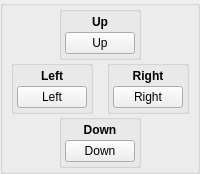
            <widget class="QGroupBox" name="grp_ControlPad_2">
             <property name="sizePolicy">
              <sizepolicy hsizetype="Fixed" vsizetype="Fixed">
               <horstretch>0</horstretch>
               <verstretch>0</verstretch>
              </sizepolicy>
             </property>
             <property name="title">
              <string/>
             </property>
             <property name="flat">
              <bool>false</bool>
             </property>
             <property name="checkable">
              <bool>false</bool>
             </property>
             <layout class="QVBoxLayout" name="verticalLayout_6">
              <property name="spacing">
               <number>0</number>
              </property>
              <property name="leftMargin">
               <number>3</number>
              </property>
              <property name="topMargin">
               <number>0</number>
              </property>
              <property name="rightMargin">
               <number>3</number>
              </property>
              <property name="bottomMargin">
               <number>3</number>
              </property>
              <item>
               <widget class="QWidget" name="widget_Up_2" native="true">
                <layout class="QHBoxLayout" name="horizontalLayout_25">
                 <property name="spacing">
                  <number>0</number>
                 </property>
                 <property name="leftMargin">
                  <number>0</number>
                 </property>
                 <property name="topMargin">
                  <number>0</number>
                 </property>
                 <property name="rightMargin">
                  <number>0</number>
                 </property>
                 <property name="bottomMargin">
                  <number>0</number>
                 </property>
                 <item>
                  <spacer name="spacer_13">
                   <property name="orientation">
                    <enum>Qt::Horizontal</enum>
                   </property>
                   <property name="sizeHint" stdset="0">
                    <size>
                     <width>20</width>
                     <height>20</height>
                    </size>
                   </property>
                  </spacer>
                 </item>
                 <item alignment="Qt::AlignHCenter">
                  <widget class="QGroupBox" name="grp_Up_2">
                   <property name="title">
                    <string/>
                   </property>
                   <property name="alignment">
                    <set>Qt::AlignCenter</set>
                   </property>
                   <layout class="QVBoxLayout" name="buttonDpadUpVerticalLayout_2">
                    <property name="spacing">
                     <number>3</number>
                    </property>
                    <property name="leftMargin">
                     <number>3</number>
                    </property>
                    <property name="topMargin">
                     <number>3</number>
                    </property>
                    <property name="rightMargin">
                     <number>3</number>
                    </property>
                    <property name="bottomMargin">
                     <number>3</number>
                    </property>
                    <item>
                     <widget class="QLabel" name="label_23">
                      <property name="text">
                       <string>&lt;html&gt;&lt;head/&gt;&lt;body&gt;&lt;p&gt;&lt;span style=&quot; font-weight:600;&quot;&gt;Up&lt;/span&gt;&lt;/p&gt;&lt;/body&gt;&lt;/html&gt;</string>
                      </property>
                      <property name="alignment">
                       <set>Qt::AlignCenter</set>
                      </property>
                     </widget>
                    </item>
                    <item>
                     <widget class="QPushButton" name="btnJoyUp">
                      <property name="minimumSize">
                       <size>
                        <width>70</width>
                        <height>0</height>
                       </size>
                      </property>
                      <property name="maximumSize">
                       <size>
                        <width>68</width>
                        <height>16777215</height>
                       </size>
                      </property>
                      <property name="styleSheet">
                       <string notr="true">min-width: 68px;</string>
                      </property>
                      <property name="text">
                       <string>Up</string>
                      </property>
                     </widget>
                    </item>
                   </layout>
                  </widget>
                 </item>
                 <item>
                  <spacer name="spacer_14">
                   <property name="orientation">
                    <enum>Qt::Horizontal</enum>
                   </property>
                   <property name="sizeHint" stdset="0">
                    <size>
                     <width>20</width>
                     <height>20</height>
                    </size>
                   </property>
                  </spacer>
                 </item>
                </layout>
               </widget>
              </item>
              <item>
               <layout class="QHBoxLayout" name="layout_LeftRight_2">
                <property name="spacing">
                 <number>3</number>
                </property>
                <item alignment="Qt::AlignHCenter">
                 <widget class="QGroupBox" name="grp_Left_2">
                  <property name="title">
                   <string/>
                  </property>
                  <property name="alignment">
                   <set>Qt::AlignCenter</set>
                  </property>
                  <layout class="QVBoxLayout" name="buttonDpadLeftVerticalLayout_4">
                   <property name="spacing">
                    <number>3</number>
                   </property>
                   <property name="leftMargin">
                    <number>3</number>
                   </property>
                   <property name="topMargin">
                    <number>3</number>
                   </property>
                   <property name="rightMargin">
                    <number>3</number>
                   </property>
                   <property name="bottomMargin">
                    <number>3</number>
                   </property>
                   <item>
                    <widget class="QLabel" name="label_22">
                     <property name="text">
                      <string>&lt;html&gt;&lt;head/&gt;&lt;body&gt;&lt;p&gt;&lt;span style=&quot; font-weight:600;&quot;&gt;Left&lt;/span&gt;&lt;/p&gt;&lt;/body&gt;&lt;/html&gt;</string>
                     </property>
                     <property name="alignment">
                      <set>Qt::AlignCenter</set>
                     </property>
                    </widget>
                   </item>
                   <item>
                    <widget class="QPushButton" name="btnJoyLeft">
                     <property name="minimumSize">
                      <size>
                       <width>70</width>
                       <height>0</height>
                      </size>
                     </property>
                     <property name="maximumSize">
                      <size>
                       <width>68</width>
                       <height>16777215</height>
                      </size>
                     </property>
                     <property name="styleSheet">
                      <string notr="true">min-width: 68px;</string>
                     </property>
                     <property name="text">
                      <string>Left</string>
                     </property>
                    </widget>
                   </item>
                  </layout>
                 </widget>
                </item>
                <item alignment="Qt::AlignHCenter">
                 <widget class="QGroupBox" name="grp_Right_2">
                  <property name="title">
                   <string/>
                  </property>
                  <property name="alignment">
                   <set>Qt::AlignCenter</set>
                  </property>
                  <layout class="QVBoxLayout" name="buttonDpadRightVerticalLayout_4">
                   <property name="spacing">
                    <number>3</number>
                   </property>
                   <property name="leftMargin">
                    <number>3</number>
                   </property>
                   <property name="topMargin">
                    <number>3</number>
                   </property>
                   <property name="rightMargin">
                    <number>3</number>
                   </property>
                   <property name="bottomMargin">
                    <number>3</number>
                   </property>
                   <item>
                    <widget class="QLabel" name="label_30">
                     <property name="text">
                      <string>&lt;html&gt;&lt;head/&gt;&lt;body&gt;&lt;p&gt;&lt;span style=&quot; font-weight:600;&quot;&gt;Right&lt;/span&gt;&lt;/p&gt;&lt;/body&gt;&lt;/html&gt;</string>
                     </property>
                     <property name="alignment">
                      <set>Qt::AlignCenter</set>
                     </property>
                    </widget>
                   </item>
                   <item>
                    <widget class="QPushButton" name="btnJoyRight">
                     <property name="minimumSize">
                      <size>
                       <width>70</width>
                       <height>0</height>
                      </size>
                     </property>
                     <property name="maximumSize">
                      <size>
                       <width>68</width>
                       <height>16777215</height>
                      </size>
                     </property>
                     <property name="styleSheet">
                      <string notr="true">min-width: 68px;</string>
                     </property>
                     <property name="text">
                      <string>Right</string>
                     </property>
                    </widget>
                   </item>
                  </layout>
                 </widget>
                </item>
               </layout>
              </item>
              <item>
               <widget class="QWidget" name="widget_Down_2" native="true">
                <layout class="QHBoxLayout" name="horizontalLayout_26">
                 <property name="spacing">
                  <number>0</number>
                 </property>
                 <property name="leftMargin">
                  <number>0</number>
                 </property>
                 <property name="topMargin">
                  <number>0</number>
                 </property>
                 <property name="rightMargin">
                  <number>0</number>
                 </property>
                 <property name="bottomMargin">
                  <number>0</number>
                 </property>
                 <item>
                  <spacer name="spacer_15">
                   <property name="orientation">
                    <enum>Qt::Horizontal</enum>
                   </property>
                   <property name="sizeHint" stdset="0">
                    <size>
                     <width>20</width>
                     <height>20</height>
                    </size>
                   </property>
                  </spacer>
                 </item>
                 <item alignment="Qt::AlignHCenter">
                  <widget class="QGroupBox" name="grp_Down_2">
                   <property name="title">
                    <string/>
                   </property>
                   <property name="alignment">
                    <set>Qt::AlignCenter</set>
                   </property>
                   <layout class="QVBoxLayout" name="buttonDpadDownVerticalLayout_2">
                    <property name="spacing">
                     <number>3</number>
                    </property>
                    <property name="leftMargin">
                     <number>3</number>
                    </property>
                    <property name="topMargin">
                     <number>3</number>
                    </property>
                    <property name="rightMargin">
                     <number>3</number>
                    </property>
                    <property name="bottomMargin">
                     <number>3</number>
                    </property>
                    <item>
                     <widget class="QLabel" name="label_31">
                      <property name="text">
                       <string>&lt;html&gt;&lt;head/&gt;&lt;body&gt;&lt;p&gt;&lt;span style=&quot; font-weight:600;&quot;&gt;Down&lt;/span&gt;&lt;/p&gt;&lt;/body&gt;&lt;/html&gt;</string>
                      </property>
                      <property name="alignment">
                       <set>Qt::AlignCenter</set>
                      </property>
                     </widget>
                    </item>
                    <item>
                     <widget class="QPushButton" name="btnJoyDown">
                      <property name="minimumSize">
                       <size>
                        <width>70</width>
                        <height>0</height>
                       </size>
                      </property>
                      <property name="maximumSize">
                       <size>
                        <width>68</width>
                        <height>16777215</height>
                       </size>
                      </property>
                      <property name="styleSheet">
                       <string notr="true">min-width: 68px;</string>
                      </property>
                      <property name="text">
                       <string>Down</string>
                      </property>
                     </widget>
                    </item>
                   </layout>
                  </widget>
                 </item>
                 <item>
                  <spacer name="spacer_16">
                   <property name="orientation">
                    <enum>Qt::Horizontal</enum>
                   </property>
                   <property name="sizeHint" stdset="0">
                    <size>
                     <width>20</width>
                     <height>20</height>
                    </size>
                   </property>
                  </spacer>
                 </item>
                </layout>
               </widget>
              </item>
             </layout>
            </widget>
